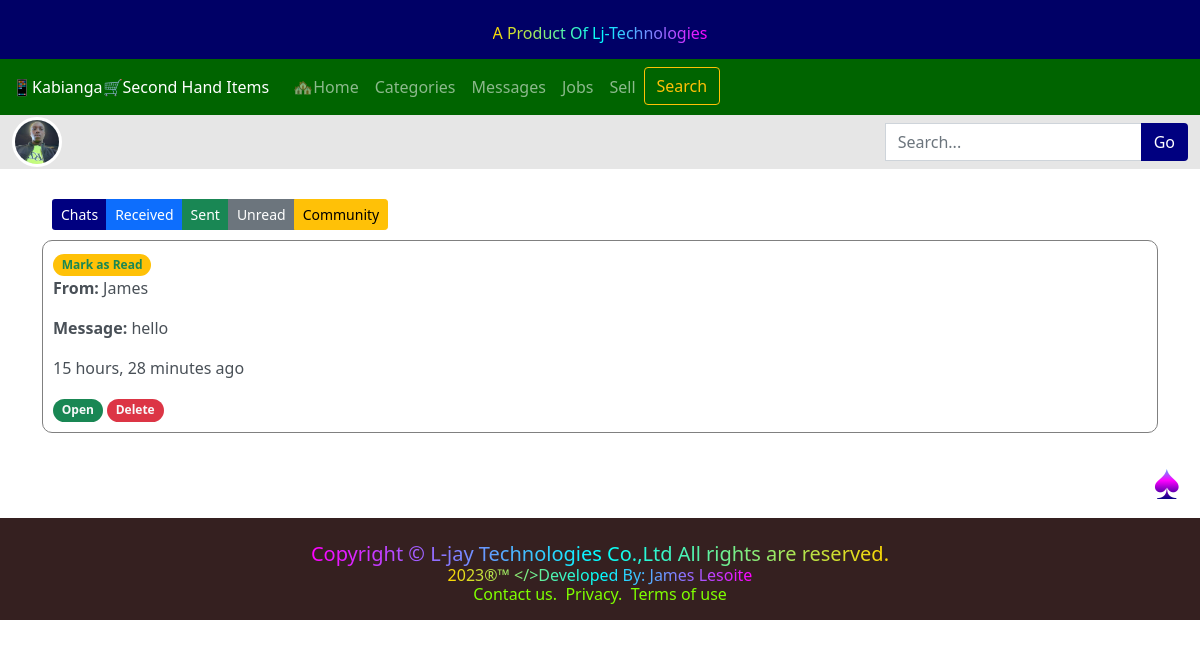
/unread_messages (signed in), run on the app's committed database.
### shop/models.py (models this page shows, shortened)
class Message(models.Model):
    sender = models.ForeignKey(User, blank=False, null=True, on_delete=models.CASCADE,related_name = 'sent_message')
    receiver = models.ForeignKey(User, blank=False, null=True, on_delete=models.CASCADE,related_name = 'recieved_message')
    product = models.ForeignKey(Product,null=True, blank=True, on_delete=models.SET_NULL)
    content = models.TextField()
    Timesent = models.DateTimeField(auto_now_add=True)
    status = models.BooleanField(default=False)

### shop/views.py (the view)
# urls.py: path('unread_messages',views.unread_messages,name='unread_messages'),
@login_required
def unread_messages(request):
    user = request.user
    messages = Message.objects.filter(receiver=user)
    messages = messages.order_by('-Timesent')
    context = {
        'user':user,
        'messages':messages
    }
    return render(request,'unread_messages.html',context)

### shop/templates/unread_messages.html
{% extends 'base.html' %}
{% load static %}
{% block content %}
    <div class="container" style="padding-top: 20px;">
        <div class="btn-group btn-group-sm" style="margin: 10px 10px;">
            <a href="{%url 'view_conversations' %}" class="btn" style="background-color: navy;color: white;">Chats</a>
            <a href="{%url 'user_messages' %}" class="btn btn-primary">Received</a>
            <a href="{%url 'sent_messages' %}" class="btn btn-success">Sent</a>
            <a href="{%url 'unread_messages' %}" class="btn btn-secondary">Unread</a>
            <a href="{%url 'customers' %}" class="btn btn-warning">Community</a>
        </div>
        {% for message in messages %}
            {% if message.status == False %}
                <div class="list-group-item-action" style="margin-bottom: 10px;padding: 10px;border-radius: 10px;border: 1px solid grey;">
                    <a href="#" class="badge btn bg-warning text-success rounded-pill">Mark as Read</a>
                    <p><strong>From: </strong>{{message.sender|title}} </p>
                    <p><strong>Message: </strong>{{message.content|truncatewords:5}} </p>
                    <p>{{message.Timesent|timesince}} ago</p>
                    <a href="{% url 'messages' message.id %}" class="btn badge text-light rounded-pill bg-success">Open</a>
                    <a href="" class="btn badge text-light rounded-pill bg-danger">Delete</a>
                </div>
            {% endif %}
        {% endfor %}
    </div>
{% endblock %}

### data on the page
Message: sender "James", content "hello", Timesent "15 hours, 28 minutes"
